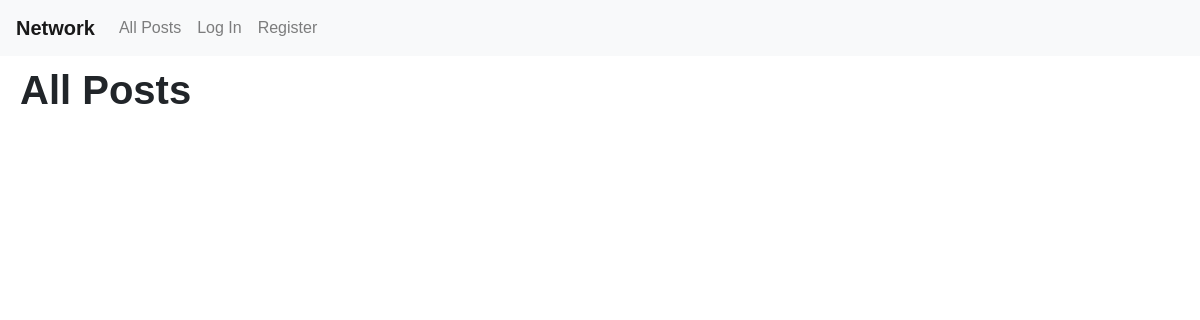
Before: / with the older database file.
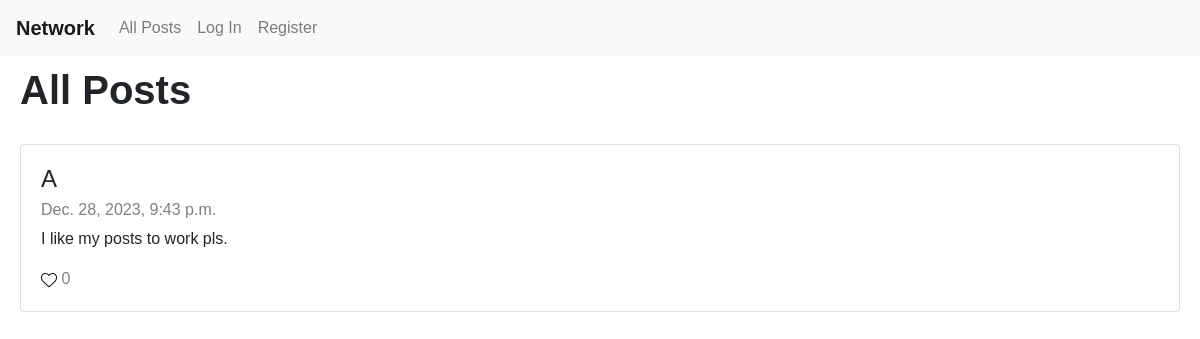
After: the same page with the newer database file.
### network/models.py (models this page shows, shortened)
class Post(models.Model):
    id = models.AutoField(primary_key=True)
    owner = models.ForeignKey(User, on_delete=models.CASCADE ,related_name='posts')
    content = models.CharField(max_length=500)
    timestamp = models.DateTimeField(auto_now_add=True)
    likes = models.IntegerField(default=0)

class User(AbstractUser):
    followers = models.ManyToManyField('self', null=True, blank=True, related_name='follows')
    following = models.ManyToManyField('self', null=True, blank=True, related_name='follower')

### network/views.py (the view)
# urls.py: path("", views.index, name="index"),
def index(request):
    posts = Post.objects.all()
    return render(request, "network/index.html", {
        "posts" : posts,
    })

### network/templates/network/index.html (shortened to what this page needs)
{% extends "network/layout.html" %}
{% block body %}
    <h1 id="all_posts_header">All Posts</h1>
    {% for post in posts %}
        <div class="card post">
            <div class="card-body">
            <h4 class="card-title">{{ post.owner }}</h4>
            <h6 class="card-subtitle mb-2 text-body-secondary post_timestamp">{{ post.timestamp }}</h6>
            <p class="card-text">{{ post.content }}</p>
            <p class="card-text post_likes"><img src="../static/network/heart.png" alt="Empty Like Icon"> {{ post.likes }}</p>
            </div>
        </div>
    {% endfor %}
{% endblock %}

### network/templates/network/layout.html (shortened to what this page needs)
{% load static %}
<!DOCTYPE html>
<html lang="en">
    <head>
        <link rel="stylesheet" href="https://stackpath.bootstrapcdn.com/bootstrap/4.4.1/css/bootstrap.min.css">
        <link href="{% static 'network/styles.css' %}" rel="stylesheet">
    </head>
    <body>
        <nav class="navbar navbar-expand-lg navbar-light bg-light">
            <a class="navbar-brand" href="{% url 'index' %}"><strong>Network</strong></a>
            <div>
              <ul class="navbar-nav mr-auto">
                <li class="nav-item">
                  <a class="nav-link" href="{% url 'index' %}">All Posts</a>
                </li>
                {% if user.is_authenticated %}
                    <li class="nav-item">
                        <a class="nav-link" href="#">Following</a>
                    </li>
                    <li class="nav-item">
                        <a class="nav-link" href="{% url 'logout' %}">Log Out</a>
                    </li>
                {% else %}
                    <li class="nav-item">
                        <a class="nav-link" href="{% url 'login' %}">Log In</a>
                    </li>
                    <li class="nav-item">
                        <a class="nav-link" href="{% url 'register' %}">Register</a>
                    </li>
                {% endif %}
              </ul>
            </div>
          </nav>
        <div class="body">
            {% block body %}
            {% endblock %}
        </div>
    </body>
</html>

### network/static/network/styles.css (style rules this page uses)
* { font-family: Calibri, 'Trebuchet MS', sans-serif; }
.post_timestamp, .post_likes { color: gray; }
#new_post, .post { margin: 20px; margin-top: 30px; }
#all_posts_header { margin: 10px 20px 0px 20px; font-weight: bold; }

Changed rows visible on the page:
added Post: owner "A", timestamp "Dec. 28, 2023, 9:43 p.m.", content "I like my posts to work pls.", likes "0"
